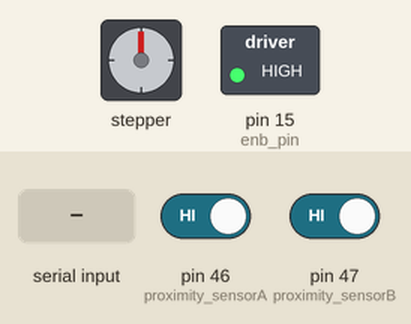
Simulated run of this program. Board: Arduino Mega 2560, built with avr-gcc and run on an emulated ATmega2560. On the bench: stepper motor, switched loads named in the program (green lamp = pin HIGH). Wiring (inferred from the names in the program): stepper motor driver (200 steps per turn assumed): step pin 11; direction pin 7. Inputs (shaded band) come from the test bench; at power-on: pin 46 (proximity_sensorA) HIGH, pin 47 (proximity_sensorB) HIGH. Pins used as bus, display or sensor lines are not drawn.

Above: at 1.2 s.
1.3 s: "A\n" received over the second serial link
At 1.45 s:
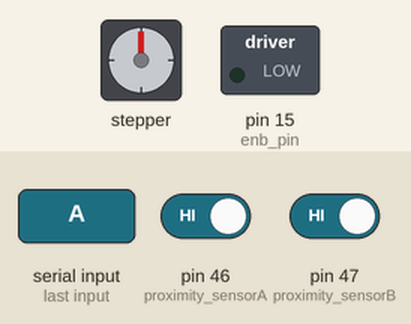
4.3 s: pin 46 (proximity_sensorA) driven LOW
At 4.7 s:
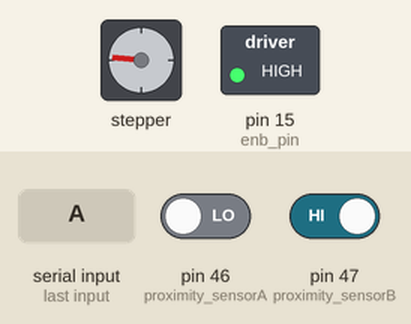
5.8 s: "B\n" received over the second serial link
At 5.95 s:
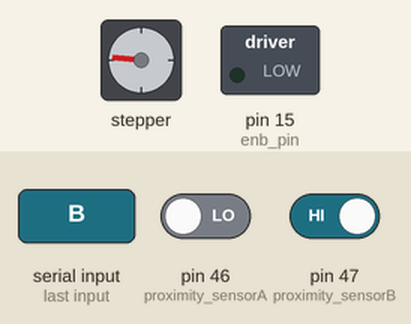
8.8 s: pin 47 (proximity_sensorB) driven LOW
At 9.3 s:
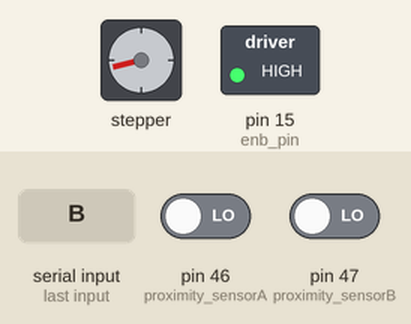
Timing chart, 0 to 11.3 s (numbered marks = the images above; inputs shaded):
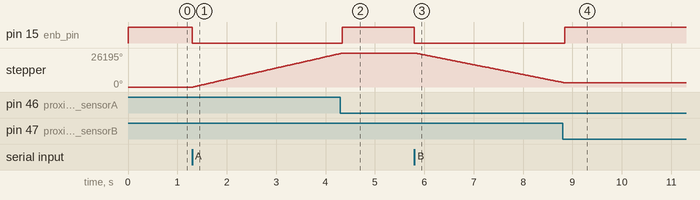

Measured:
- after the input at 1.3 s, pin 15 (enb_pin): HIGH → LOW at once; stepper: keeps turning clockwise at about 8671°/s, starting at once
- after the input at 4.3 s, pin 15 (enb_pin): LOW → HIGH at once
- after the input at 5.8 s, pin 15 (enb_pin): HIGH → LOW at once; stepper: keeps turning counter-clockwise at about 7618°/s, starting at once
- after the input at 8.8 s, pin 15 (enb_pin): LOW → HIGH at once

The program:

main.cpp
```cpp
#include <Arduino.h>
#define RXD2 16
#define TXD2 17

const int stepPin = 11;    // Pin for stepper motor step
const int dirPin = 7;     // Pin for stepper motor direction
const int enb_pin = 15;    // Pin for stepper motor enable
const int proximity_sensorA = 46; // Pin for proximity sensor
const int proximity_sensorB = 47; // Pin for proximity sensor

bool isRunning = false;
unsigned long lastPulseTime = 0;
unsigned long pulseInterval = 100; // Default to lowest speed 150

bool stepState = false;
bool debug_to_a = false;
bool debug_to_b = false;

bool lock_work_m_move = false;

void serialEvent_D(void);
void serialEvent_B(void);
bool isSensor1StableLow(void);
bool isSensor2StableLow(void);
void stopMotorAndNotify(const String& message);
void setup()
{
  Serial.begin(115200);
  Serial2.begin(115200,SERIAL_8N1);
  pinMode(proximity_sensorA, INPUT_PULLUP);
  pinMode(proximity_sensorB, INPUT_PULLUP);
  pinMode(stepPin, OUTPUT);
  pinMode(dirPin, OUTPUT);
  pinMode(enb_pin, OUTPUT);
  digitalWrite(enb_pin,HIGH);
}

void loop()
{
  if (isRunning && (micros() - lastPulseTime >= pulseInterval))
  {
    lastPulseTime = micros();
    stepState = !stepState;
    digitalWrite(stepPin, stepState);
  }
  // if (Serial.available() > 0)
  if (Serial2.available() > 0)
  {
    // String command = Serial.readStringUntil('\n');
    String command = Serial2.readStringUntil('\n');
    command.trim();

    if (command == "A")
      {
        if (isSensor1StableLow())
          {
            Serial2.println("AOK");
            isRunning = false;
            digitalWrite(enb_pin, HIGH);
            lock_work_m_move = false;
          }
        else
          {
            isRunning = true;
            lock_work_m_move = true;
            digitalWrite(enb_pin, LOW);
            digitalWrite(dirPin, HIGH);
          }
      }

    if (command == "B")
      {
        if (isSensor2StableLow())
        {
          Serial2.println("BOK");
          isRunning = false;
          digitalWrite(enb_pin, HIGH);
          lock_work_m_move = false;
        }
        else
        {
          isRunning = true;
          lock_work_m_move = true;
          digitalWrite(enb_pin, LOW);
          digitalWrite(dirPin, LOW);
        }
      }

    else if (command == "da")
    {
      debug_to_a = true;
      debug_to_b = false;
    }
    else if (command == "db")
    {
      debug_to_b = true;
      debug_to_a = false;
    }
    else if (command == "s")
    {
      isRunning = false;
      digitalWrite(enb_pin, HIGH);
    }
    else if (command == "d")
    {
      serialEvent_D();
    }
    else if (command == "b")
    {
      serialEvent_B();
    }
    else
    {
      // Serial.println("Unknown command");
    }
  }

  if (lock_work_m_move == true)
  {
    if (isSensor1StableLow() == 1 && digitalRead(dirPin) == HIGH)
    {
      stopMotorAndNotify("AOK");
    }
    else if (isSensor2StableLow() == 1 && digitalRead(dirPin) == LOW)
    {
      stopMotorAndNotify("BOK");
    }
  }
  //============================================= DEBGU MODE ==============================================
}

bool isSensor1StableLow()
{
    if (digitalRead(proximity_sensorA) != LOW)
    {
      return false;
    }
    else
    {
      return true;
    }
}
bool isSensor2StableLow()
{
    if (digitalRead(proximity_sensorB) != LOW)
    {
      return false;
    }
    else
    {
      return true;
    }
}

void stopMotorAndNotify(const String& message) {
  isRunning = false;
  stepState = false;

  for (int i = 0; i < 200; i++)
  {
    digitalWrite(stepPin, HIGH);
    delayMicroseconds(100);
    digitalWrite(stepPin, LOW);
    delayMicroseconds(100);
  }
  digitalWrite(enb_pin, HIGH);
  delay(300);
  Serial2.println(message);
  lock_work_m_move = false;
}

void serialEvent_D()
{
  delay(1000);
  Serial2.println("DOK");
}

void serialEvent_B()
{
  delay(1000);
  Serial2.println("BOK");
}
```
